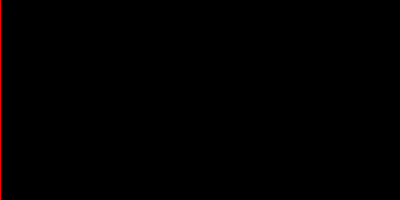
Frame 1 (no input)
Frame 60 (the mouse pressed at the canvas centre just before this capture): identical to frame 1, image omitted
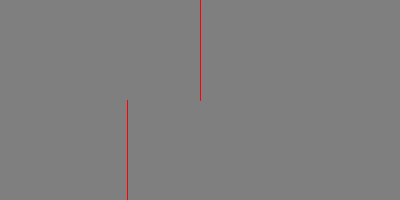
Frame 120 (the mouse held since frame 60 and released just before this capture)

The Processing sketch that drew these frames (run headless with seeded random() and noise(); from frame 60 on, the mouse is pressed at the canvas centre):

// Processing sketch: ej09f_MOD3_map
// ── ej09f_MOD3_map.pde

// ESCALA DE VALORES CON map()
// map( valorAEscalar, escala1a, escala1b, escala2a, escala2b );

void setup(){
  size( 400, 200 );
}

void draw(){
  
  //escala1: 0 a 400 > dentro de esta escala va el VALOR
  //escala2: 0 a 255 > resultado de la operación
  float bg = map( mouseX, 0, 400, 0, 255 );
  
  background( bg );
  stroke( 255, 0, 0 );
  line( mouseX, 0, mouseX, 100 );
  line( bg, 100, bg, 200 );
  
  
}
